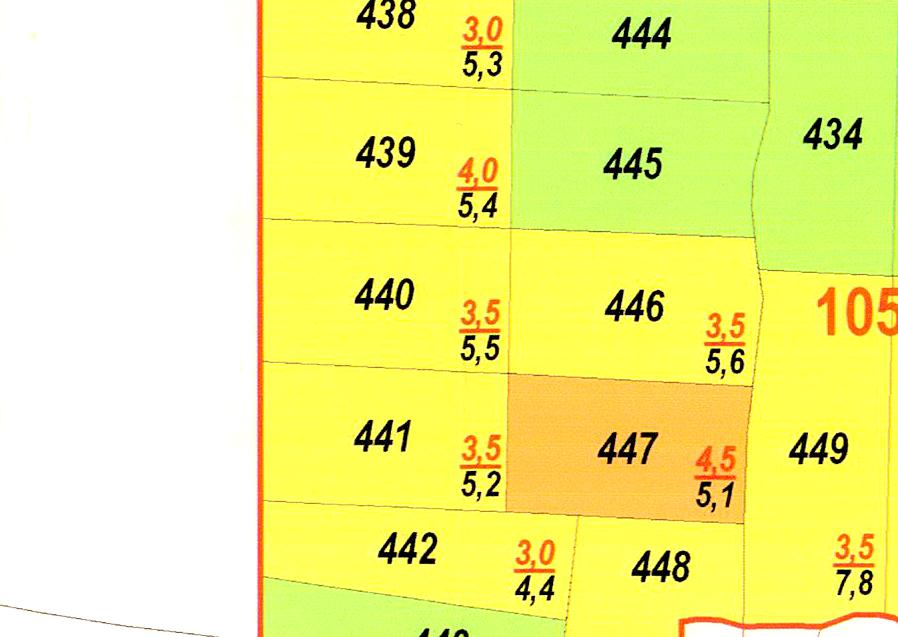
#> input picture test.jpg, 898 x 637 px
$ python red_text_and_lines.py   (Python 2 division)
#> lines starting #> are read from the running program, lines starting #| are printed output that depends on the picture
from PIL import Image

# Separate RGB arrays
im = Image.open("test.jpg")
#> im is the input picture: PIL image 898x637 RGB; mean R, G, B 239.8, 241.5, 134.2
R, G, B = im.convert('RGB').split()
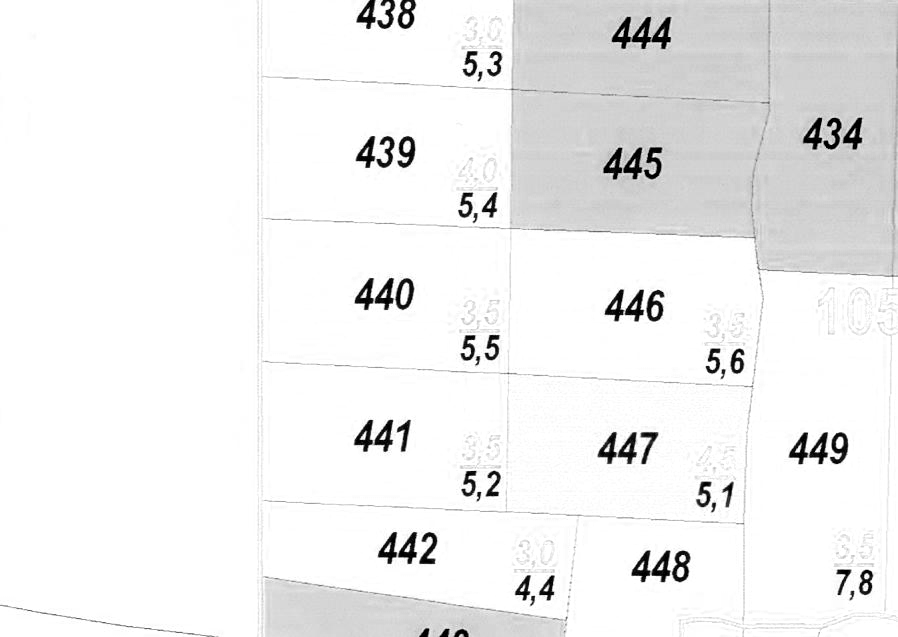
#> R: PIL image 898x637 L; min 0, max 255, mean 239.8
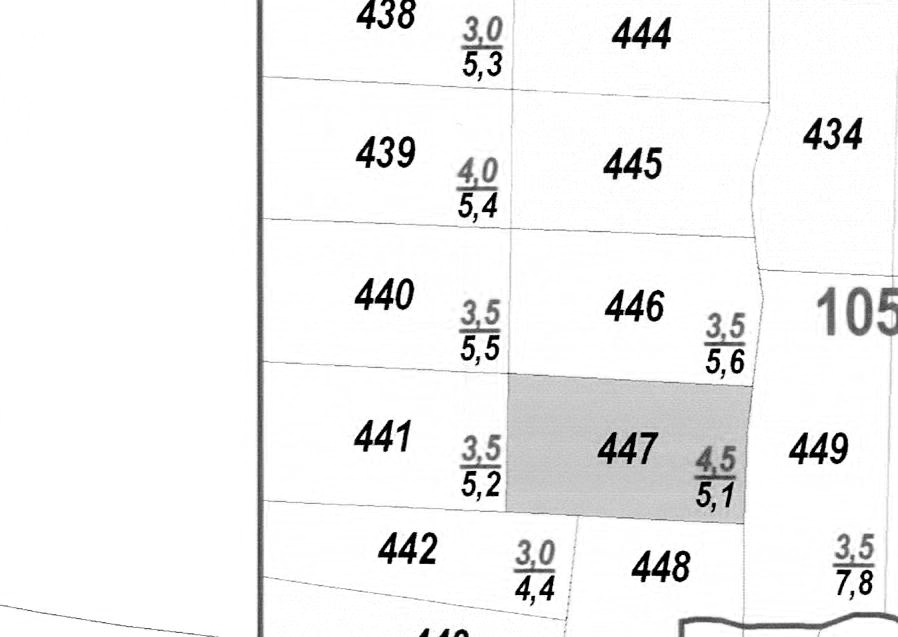
#> G: PIL image 898x637 L; min 0, max 255, mean 241.5
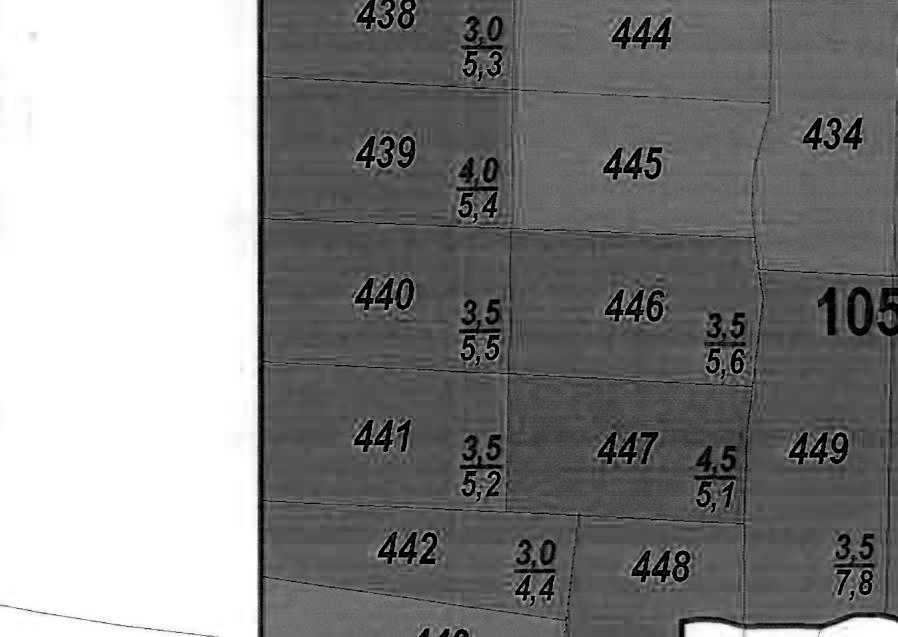
#> B: PIL image 898x637 L; min 0, max 255, mean 134.2
r = R.load()
g = G.load()
b = B.load()
w, h = im.size
#> w = 898; h = 637

# Convert non-red pixels to white
for i in range(w):
    for j in range(h):
        if(r[i, j] <= 200 or g[i, j] >= 150 or b[i, j] >= 50):
            r[i, j] = 255 # Just change R channel
	    g[i, j] = 255
            b[i, j] = 255

# Merge just the R channel as all channels
im = Image.merge('RGB', (R, G, B))
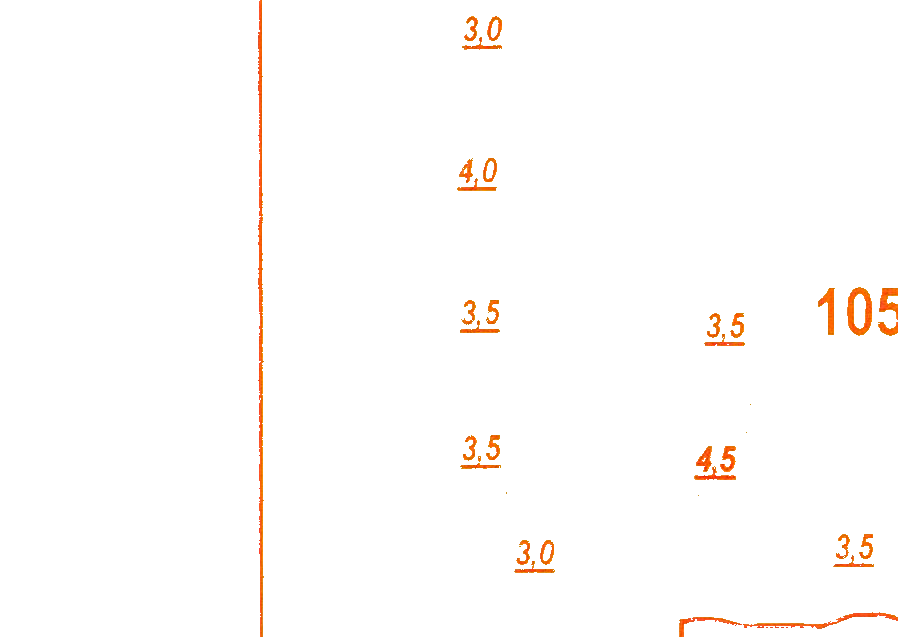
#> im: PIL image 898x637 RGB; mean R, G, B 254.8, 252.7, 251.4
im.show()
im.save("red_and_wh.jpg")
